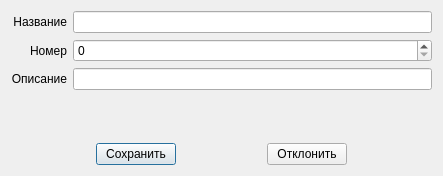
<?xml version="1.0" encoding="UTF-8"?>
<ui version="4.0">
 <class>Dialog</class>
 <widget class="QDialog" name="Dialog">
  <property name="geometry">
   <rect>
    <x>0</x>
    <y>0</y>
    <width>443</width>
    <height>176</height>
   </rect>
  </property>
  <property name="windowTitle">
   <string/>
  </property>
  <layout class="QVBoxLayout" name="verticalLayout">
   <item>
    <layout class="QGridLayout" name="gridLayout_2">
     <item row="0" column="0">
      <widget class="QLabel" name="label_6">
       <property name="text">
        <string>Название</string>
       </property>
       <property name="alignment">
        <set>Qt::AlignRight|Qt::AlignTrailing|Qt::AlignVCenter</set>
       </property>
      </widget>
     </item>
     <item row="2" column="0">
      <widget class="QLabel" name="label_3">
       <property name="text">
        <string>Описание</string>
       </property>
       <property name="alignment">
        <set>Qt::AlignRight|Qt::AlignTrailing|Qt::AlignVCenter</set>
       </property>
      </widget>
     </item>
     <item row="1" column="0">
      <widget class="QLabel" name="label_2">
       <property name="text">
        <string>Номер</string>
       </property>
       <property name="alignment">
        <set>Qt::AlignRight|Qt::AlignTrailing|Qt::AlignVCenter</set>
       </property>
      </widget>
     </item>
     <item row="1" column="1">
      <widget class="QSpinBox" name="spinBox"/>
     </item>
     <item row="0" column="1">
      <widget class="QLineEdit" name="lineEdit">
       <property name="maxLength">
        <number>20</number>
       </property>
      </widget>
     </item>
     <item row="2" column="1">
      <widget class="QLineEdit" name="lineEdit_2">
       <property name="maxLength">
        <number>200</number>
       </property>
      </widget>
     </item>
    </layout>
   </item>
   <item>
    <spacer name="verticalSpacer">
     <property name="orientation">
      <enum>Qt::Vertical</enum>
     </property>
     <property name="sizeHint" stdset="0">
      <size>
       <width>20</width>
       <height>40</height>
      </size>
     </property>
    </spacer>
   </item>
   <item>
    <layout class="QHBoxLayout" name="horizontalLayout">
     <item>
      <widget class="QPushButton" name="pushButton">
       <property name="sizePolicy">
        <sizepolicy hsizetype="Fixed" vsizetype="Fixed">
         <horstretch>0</horstretch>
         <verstretch>0</verstretch>
        </sizepolicy>
       </property>
       <property name="text">
        <string>Сохранить</string>
       </property>
      </widget>
     </item>
     <item>
      <widget class="QPushButton" name="pushButton_2">
       <property name="sizePolicy">
        <sizepolicy hsizetype="Fixed" vsizetype="Fixed">
         <horstretch>0</horstretch>
         <verstretch>0</verstretch>
        </sizepolicy>
       </property>
       <property name="text">
        <string>Отклонить</string>
       </property>
      </widget>
     </item>
    </layout>
   </item>
  </layout>
 </widget>
 <resources/>
 <connections>
  <connection>
   <sender>pushButton_2</sender>
   <signal>clicked()</signal>
   <receiver>Dialog</receiver>
   <slot>close()</slot>
   <hints>
    <hint type="sourcelabel">
     <x>377</x>
     <y>391</y>
    </hint>
    <hint type="destinationlabel">
     <x>291</x>
     <y>252</y>
    </hint>
   </hints>
  </connection>
 </connections>
</ui>
